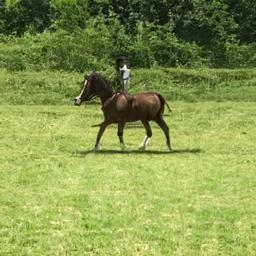
#> input picture assets/mosaic/filler_images/20200420 202959_horse.jpg, 256 x 256 px
$ python cartoon_effects.py --image '../assets/mosaic/filler_images/20200420 202959_horse.jpg'
#> lines starting #> are read from the running program, lines starting #| are printed output that depends on the picture; after the words box and inside, x2 and y2 are one past the last pixel; in counts of white or black regions, pixels touching at a corner belong together
#> further down, img is the input picture: shape (256, 256, 3); mean B, G, R 79, 152.1, 135.2
import cv2 #image processing lib
import numpy as np #matrix manipulation
from time import sleep #for slowing down the process to make progress visible
from tqdm import tqdm as tqdm # for progess bar
import argparse


def cartoonize(img):
    sleep(0.1)
    with tqdm(total=100,desc="Progress") as pbar1:
        # 1) Edges -> xonvert the image to gray scale and blur it using a medianBlur (blurring method).
        # Now apply the adaptiveThresholding to pull out highlighted object boundaries.
        grayImg = cv2.cvtColor(img, cv2.COLOR_BGR2GRAY)
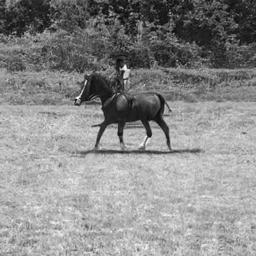
#> grayImg: shape (256, 256); min 5, max 252, mean 138.7
        grayImg = cv2.medianBlur(grayImg, 5)
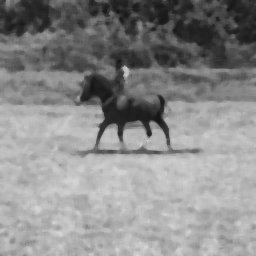
#> grayImg: shape (256, 256); min 21, max 218, mean 138.6
        # Image Blur using Median Blur of filter size 5
        sleep(0.2)# added sleep function inorder to make the progress visisble on the bar as without it processing might be
        # fast and will give 100% progess as soon as we put the filter/function in effect.
        pbar1.update(25)
        edgesOnly = cv2.adaptiveThreshold(grayImg, 255, cv2.ADAPTIVE_THRESH_MEAN_C, cv2.THRESH_BINARY, 19, 6)
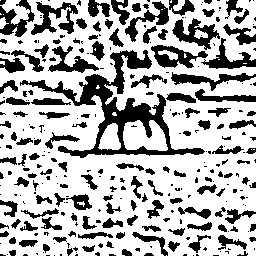
#> edgesOnly: shape (256, 256); 69.4% white; 305 black regions (169 under 20 px), largest, box (x1, y1, x2, y2) and area: (20, 50, 205, 158) 4148, (31, 2, 78, 35) 688, (172, 18, 220, 50) 665
        sleep(0.2)
        pbar1.update(30)
        # 2) Color output using bilateralFilter
        color = cv2.bilateralFilter(img, 9, 30, 30)
        color1 = cv2.medianBlur(color,25)
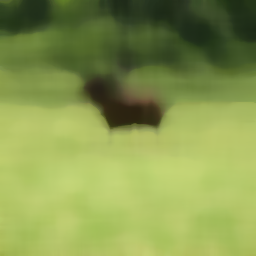
#> color1: shape (256, 256, 3); mean B, G, R 78.9, 152.7, 135.4
        #Again blur the image with filter size of 25
        sleep(0.2)
        pbar1.update(25)

        # 3) Cartoon (perform bitwise operation with edge mask)
        cartoon = cv2.bitwise_and(color1, color1, mask=edgesOnly)
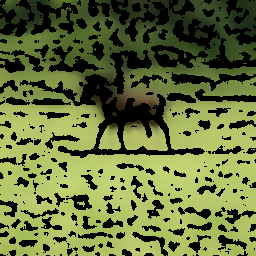
#> cartoon: shape (256, 256, 3); mean B, G, R 58.1, 112.1, 99.9
        sleep(0.2)
        pbar1.update(20)
        return cv2.medianBlur(cartoon,3),edgesOnly

#construct the argument parse and parse the arguments
ap = argparse.ArgumentParser()
ap.add_argument("-i", "--image", required=True, help="path to input image")
args = vars(ap.parse_args())
# reading the image
img = cv2.imread((args["image"]))


# Check if the image is loaded correctly
if img is None:
    print("❌ Error: Could not load image. Check the filename and path.")
    exit()


print("Wait, Work is in Progess.")

res_img1,res_img2 = cartoonize(img)
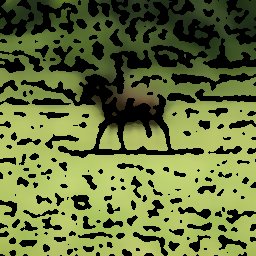
#> res_img1: shape (256, 256, 3); mean B, G, R 59, 113.8, 101.4

cv2.imwrite("assets/cartoon1.jpg", res_img1)
cv2.imwrite("assets/black_and_wihte_cartoon.jpg", res_img2)


print("Your results are ready!")

$ run again, on assets/mosaic/filler_images/20200420 204425_artwork.jpg
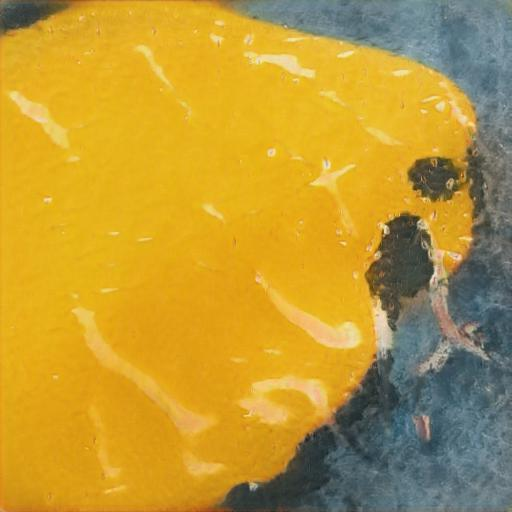
#> input picture assets/mosaic/filler_images/20200420 204425_artwork.jpg, 512 x 512 px
#> img is the input picture: shape (512, 512, 3); mean B, G, R 53.1, 153.7, 190.5
#> in cartoonize, `edgesOnly = cv2.adaptiveThreshold(grayImg, 255, cv2.ADAPTIVE_THRESH_ME..`:
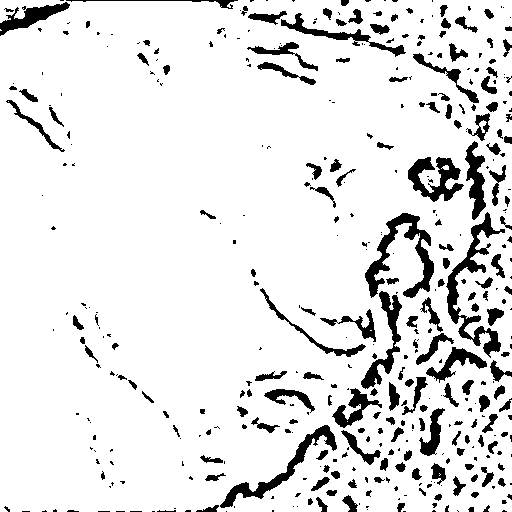
#> edgesOnly: shape (512, 512); 89.5% white; 419 black regions (237 under 20 px), largest, box (x1, y1, x2, y2) and area: (446, 212, 505, 358) 1885, (365, 213, 434, 298) 1836, (220, 425, 337, 508) 1385
#> `res_img1,res_img2 = cartoonize(img)`:
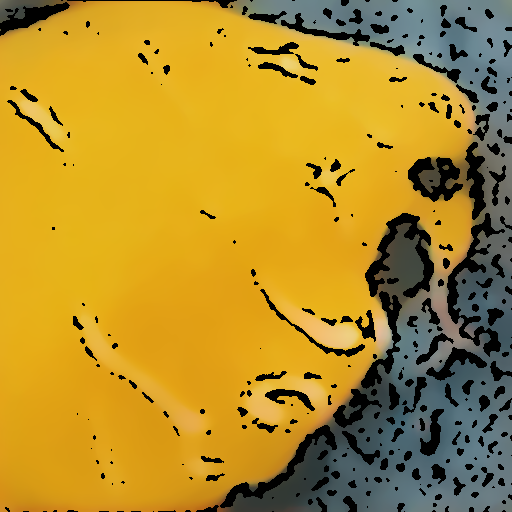
#> res_img1: shape (512, 512, 3); mean B, G, R 43.1, 141.3, 177.7

$ run again, on assets/mosaic/filler_images/20200420 204818_picsum.jpg
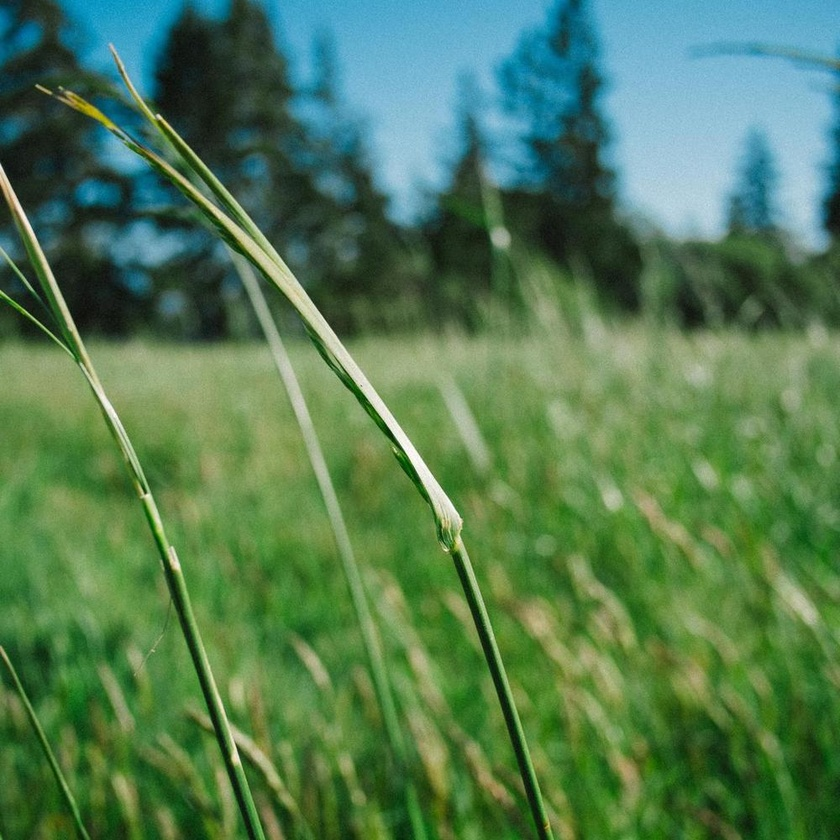
#> input picture assets/mosaic/filler_images/20200420 204818_picsum.jpg, 840 x 840 px, shrunk from 1000 x 1000 before the run
#> img is the input picture: shape (840, 840, 3); mean B, G, R 84.3, 123.9, 82.3
#> in cartoonize, `edgesOnly = cv2.adaptiveThreshold(grayImg, 255, cv2.ADAPTIVE_THRESH_ME..`:
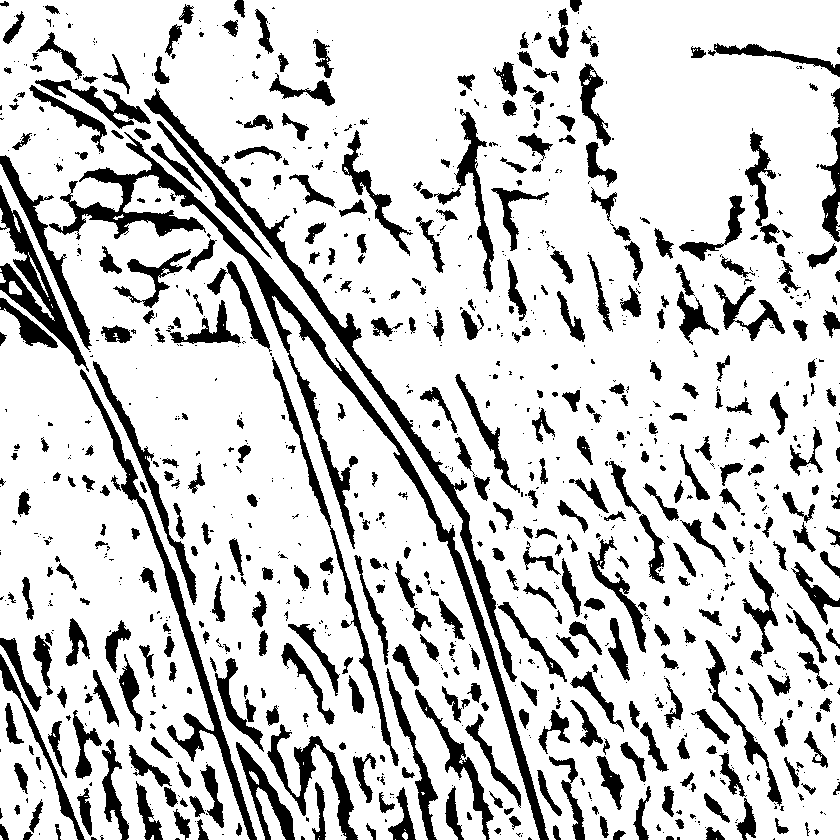
#> edgesOnly: shape (840, 840); 80.7% white; 1129 black regions (670 under 20 px), largest, box (x1, y1, x2, y2) and area: (49, 132, 549, 840) 12482, (144, 88, 517, 682) 6721, (80, 369, 257, 840) 4662
#> in cartoonize, `cartoon = cv2.bitwise_and(color1, color1, mask=edgesOnly)`:
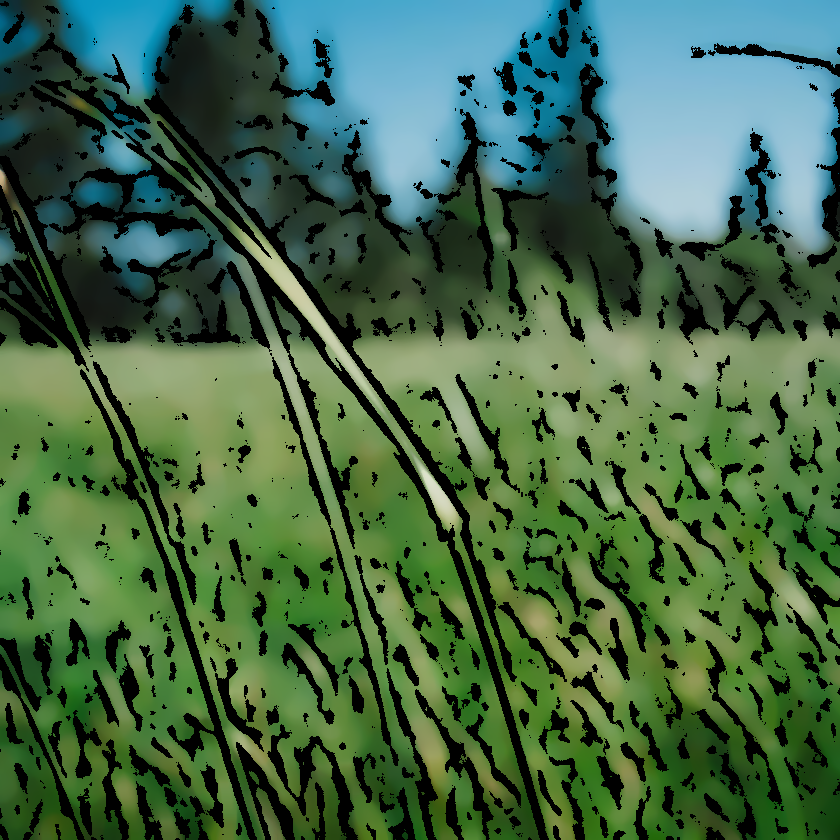
#> cartoon: shape (840, 840, 3); mean B, G, R 71.5, 102.9, 68.3
